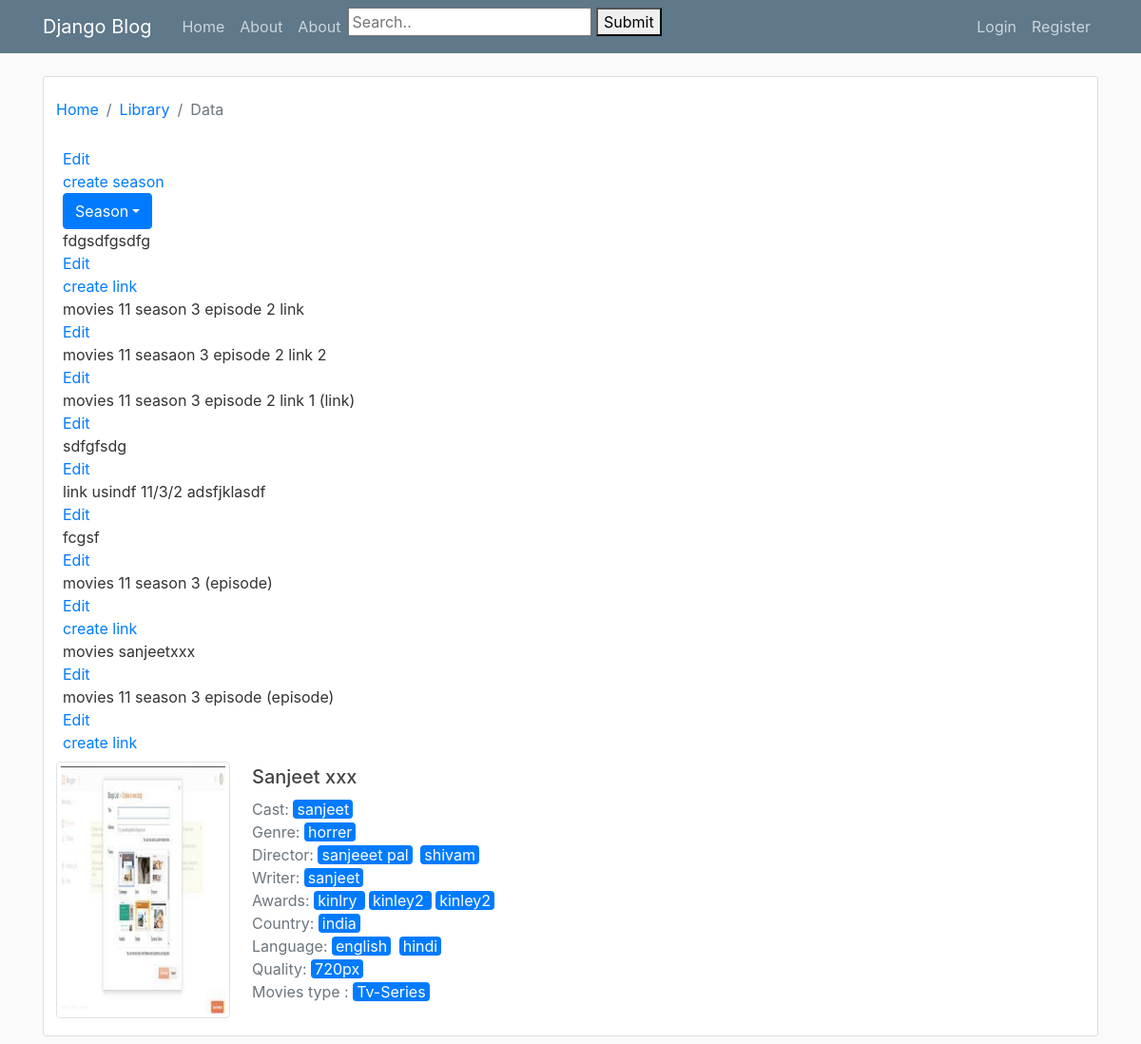
Page /movies/11/?season_id=3 on the earlier database version.
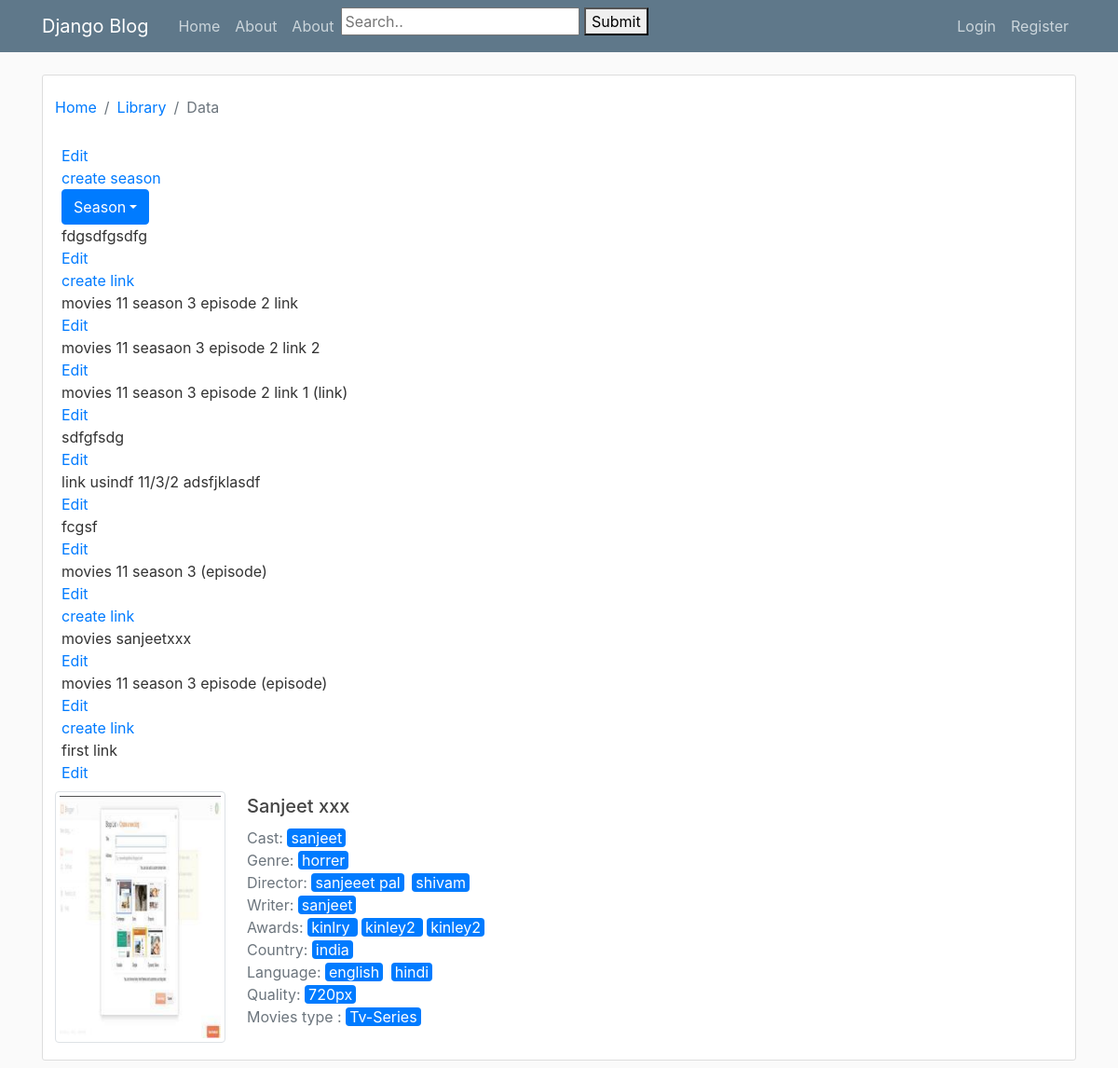
Same page on the later database version.
### movies_list/models.py (models this page shows, shortened)
class Episode_list(models.Model):
	episode_id=models.AutoField(primary_key=True)
	episode_season_id=models.ForeignKey(Season_list, on_delete=models.CASCADE)
	episode_user_id=models.ForeignKey(User, on_delete=models.PROTECT)
	name=models.CharField(max_length=50)
	adult=models.BooleanField(default=False)
	filler=models.BooleanField(default=False)
	desc=models.TextField()
	episode_views=models.PositiveIntegerField(default=0)
	episode_like=models.PositiveIntegerField(default=0)
	episode_dislike=models.PositiveIntegerField(default=0)
	def __str__(self):
		return f'{self.name}'
	class Meta:
		verbose_name_plural='Episode'

class Link_list(models.Model):
	link_id=models.AutoField(primary_key=True)
	link_episode_season_id=models.ForeignKey(Episode_list,on_delete=models.PROTECT)
	link_user_id=models.ForeignKey(User, on_delete=models.PROTECT,blank=True)
	name=models.CharField(max_length=50)
	link=models.TextField()
	upvote=models.PositiveIntegerField(default=0)
	downvote=models.PositiveIntegerField(default=0)
	views=models.PositiveIntegerField(default=0)
	link_type=models.ForeignKey(Content_type_list,on_delete=models.PROTECT)
	subtitle=models.ManyToManyField(Subtitle_list)
	link_created_at=models.DateTimeField(default=timezone.now)
	quality=models.ForeignKey(Quality_list,on_delete=models.PROTECT)
	class Meta:
		verbose_name_plural='Link'

class Cast_list(models.Model):
	cast_id=models.AutoField(primary_key=True)
	cast_name=models.CharField(max_length=50)
	cast_image=models.ImageField(default='cast.jpg',upload_to='cast_pics')
	def __str__(self):
		return f'{self.cast_name}'
	class Meta:
		verbose_name_plural='Cast'

class Genre_list(models.Model):
	genre_id=models.AutoField(primary_key=True)
	genre_name=models.CharField(max_length=40)
	genre_image=models.ImageField(default='genre.jpg',upload_to='genre_pics')
	def __str__(self):
		return f'{self.genre_name}'
	class Meta:
		verbose_name_plural='Genre'

class Director_list(models.Model):
	director_id=models.AutoField(primary_key=True)
	director_name=models.CharField(max_length=50)
	director_image=models.ImageField(default='cast.jpg',upload_to='director_pics')
	def __str__(self):
		return f'{self.director_name}'
	class Meta:
		verbose_name_plural='Director'

class Writer_list(models.Model):
	writer_id=models.AutoField(primary_key=True)
	writer_name=models.CharField(max_length=50);
	writer_image=models.ImageField(default='writer.jpg',upload_to='writer_pics')
	def __str__(self):
		return f'{self.writer_name}'
	class Meta:
		verbose_name_plural='Writer'

class Award_list(models.Model):
	award_id=models.AutoField(primary_key=True)
	award_name=models.CharField(max_length=50,blank=False)
	award_image = models.ImageField(upload_to='award_pics',default='award.jpg', )
	def __str__(self):
		return f'{self.award_name} '
	class Meta:
		verbose_name_plural = 'Award'

class Language_list(models.Model):
	language_id=models.AutoField(primary_key=True)
	language_name=models.CharField(max_length=60)
	language_short_code=models.CharField(max_length=5)
	def __str__(self):
		return f'{self.language_name}'
	class Meta:
		verbose_name_plural='Language'

### movies_list/views.py (the view)
# urls.py: path("movies/<int:movies_id>/",Movies_detail,name="movies-detail"),
def Movies_detail(request,movies_id):
	movies_details=Movies_list.objects.filter(movies_id=movies_id)
	season_details=Season_list.objects.filter(season_movies_id=movies_id)
	season_id_param=request.GET.get('season_id')
	episode_id_param=request.GET.get('episode_id')
	print(season_id_param)
	print(episode_id_param)
	episode_details=Episode_list.objects.filter(episode_season_id=season_id_param)
	link_details=Link_list.objects.filter(link_episode_season_id__episode_season_id__season_movies_id=movies_id)
	context={
		"movies_details":movies_details,
		"season_details":season_details,
		"episode_details":episode_details,
		"season_id_param":season_id_param,
		"link_details":link_details
	}
	return render(request,"movies_list/movies_details.html",context)

### movies_list/templates/movies_list/movies_details.html (shortened to what the changed rows need)
{% extends "users/base.html" %}
{% load crispy_forms_tags %}
{% block content %}
    <div class="content-section ">
        <div class="row ">
            <nav aria-label="breadcrumb ">
            </nav>
        </div>
          <a href="{%url 'movies-update' movies_details.0.movies_id   %}">Edit</a><br>
          <a href="{%url 'season-create' movies_details.0.movies_id %}">create season</a><br>
<div class="dropdown">
    <button class="btn btn-primary dropdown-toggle" type="button" data-toggle="dropdown">Season</button>
</div>
              {% for episode in episode_details %}
                  {{episode}}<br><a href="{%url 'episode-update' movies_details.0.movies_id  season_id_param episode.episode_id%}">Edit</a><br>
              <div><a href="{% url 'link-create' movies_details.0.movies_id  season_id_param  episode.episode_id %}">create link </a><br>
                {% for link in link_details%}
                  {% if  episode.episode_id == link.link_episode_season_id_id %}
                  {{link.name}}<br><a href="{%url 'link-update' movies_details.0.movies_id  season_id_param episode.episode_id link.link_id%}">Edit</a><br>
                  {% endif %}
                {%endfor%}
               {%endfor%}
        <div class="row ">
            <div class="col col-md-2 mx-2 px-0 text-left my-2">
            </div>
            <div class="col-md-9   my-2">
              <p class="pd-0 m-0  rounded text-secondary">Cast: {% for cast in movies_details.0.cast.all %}{% if not forloop.first %} {% endif %}<a class="no-underline" href="{% url 'cast-detail' cast_name=cast.cast_name %}"><span class="bg-primary rounded px-1 text-white mr-1">{{cast|join:""}}</span></a>{%endfor%}</p>
              <p class="pd-0 m-0  rounded text-secondary">Genre: {%for genre in movies_details.0.genre.all %}{% if not forloop.first %} {% endif %}<a class="no-underline" href="{% url 'genre-detail' genre_name=genre.genre_name %}"><span class="bg-primary rounded px-1 text-white mr-1">{{genre|join:""}}</span></a>{%endfor%}</p>
              <p class="pd-0 m-0  rounded text-secondary">Director: {%for director in movies_details.0.director.all%}{% if not forloop.first %} {% endif %}<a class="no-underline" href="{% url 'director-detail' director_name=director.director_name %}"><span class="bg-primary rounded px-1 text-white mr-1">{{director|join:""}}</span></a>{%endfor%}</p>
              <p class="pd-0 m-0  rounded text-secondary">Writer: {%for writer in movies_details.0.writer.all %}{% if not forloop.first %} {% endif %}<a class="no-underline" href="{% url 'writer-detail' writer_name=writer.writer_name %}"><span class="bg-primary rounded px-1 text-white mr-1">{{writer|join:""}}</span></a>{%endfor%}</p>
              <p class="pd-0 m-0  rounded text-secondary">Awards: {%for award in movies_details.0.awards.all %}{% if not forloop.first %} {% endif %}<a class="no-underline" href="{% url 'award-detail' award_name=award.award_name %}"><span class="bg-primary rounded px-1 text-white mr-1">{{award|join:""}}</span></a>{%endfor%}</p>
              <p class="pd-0 m-0  rounded text-secondary">Language: {%for language in movies_details.0.language.all %}{% if not forloop.first %} {% endif %}<a class="no-underline" href="{% url 'language-detail' language_name=language.language_name %}"><span class="bg-primary rounded px-1 text-white mr-1">{{language|join:""}}</a></span>{%endfor%}</p>
            </div>
        </div>
    </div>
{% endblock content %}

Differences in the rows shown:
added Link_list: name "first link", shown under Episode_list "movies 11 season 3 episode (episode)"
